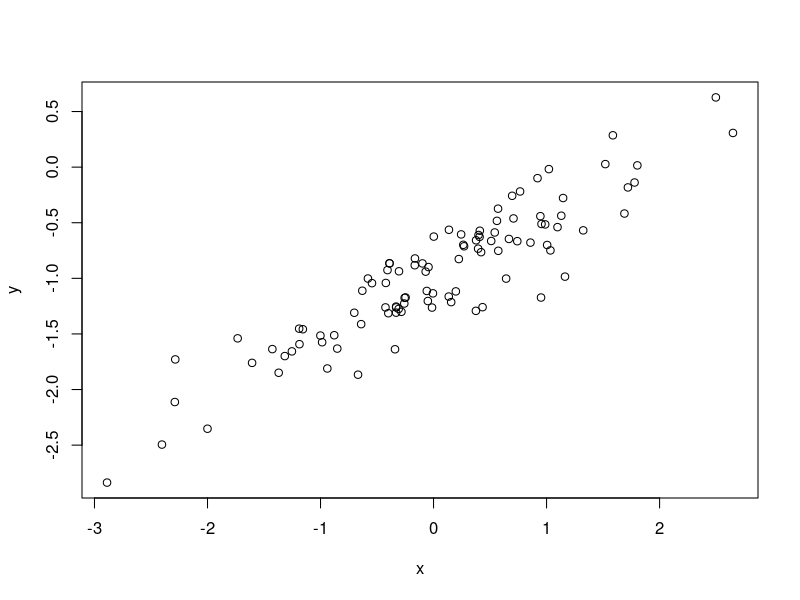
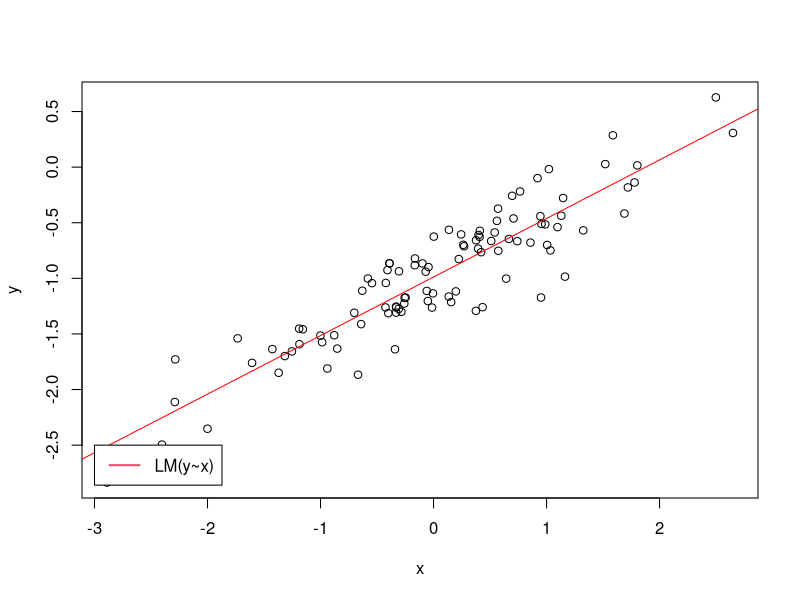
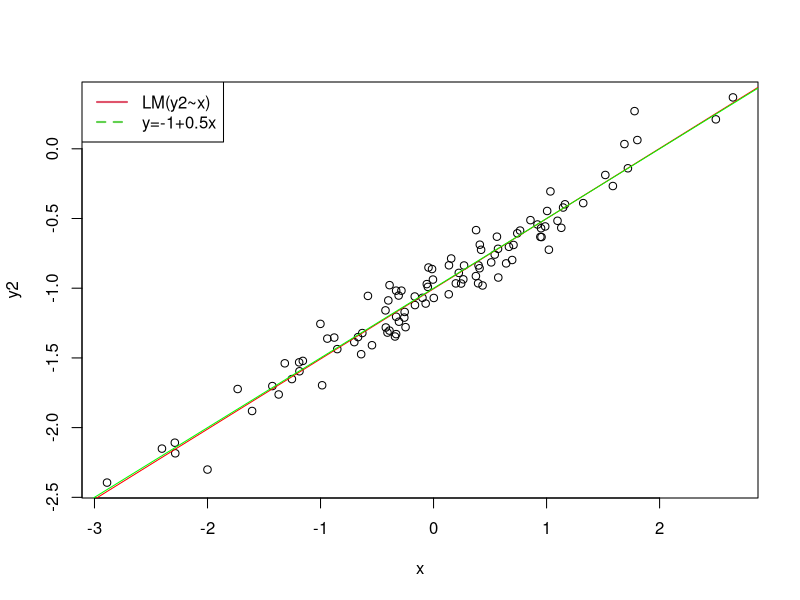
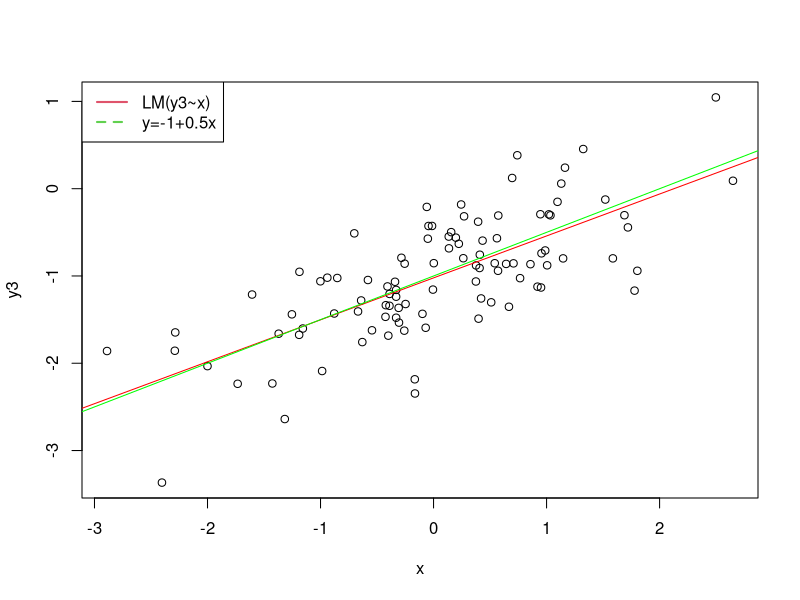
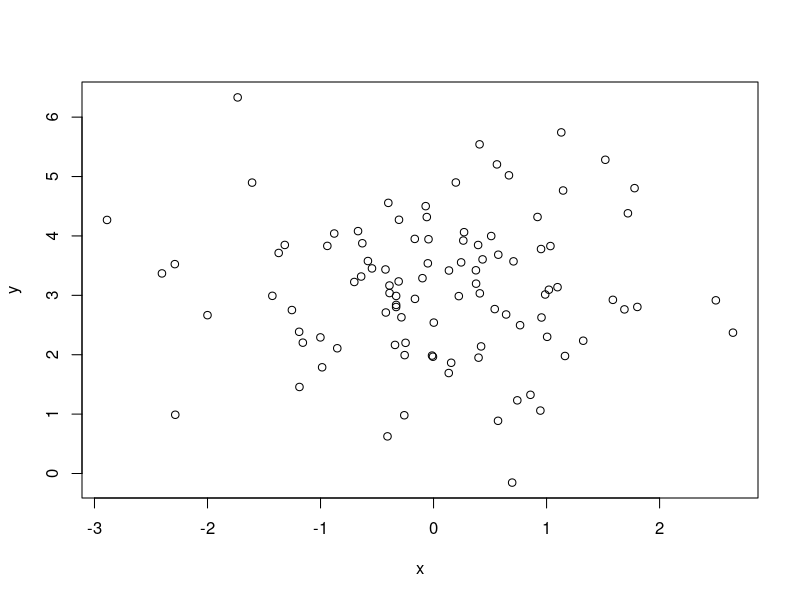
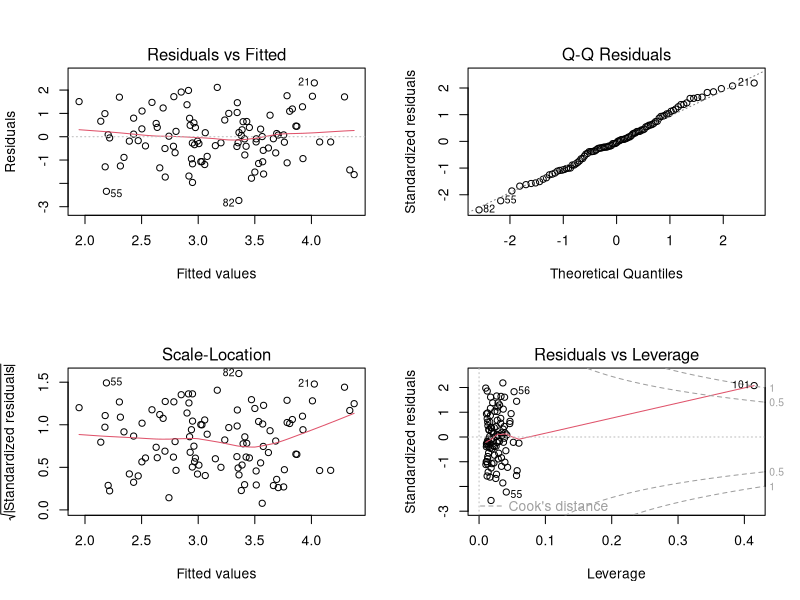
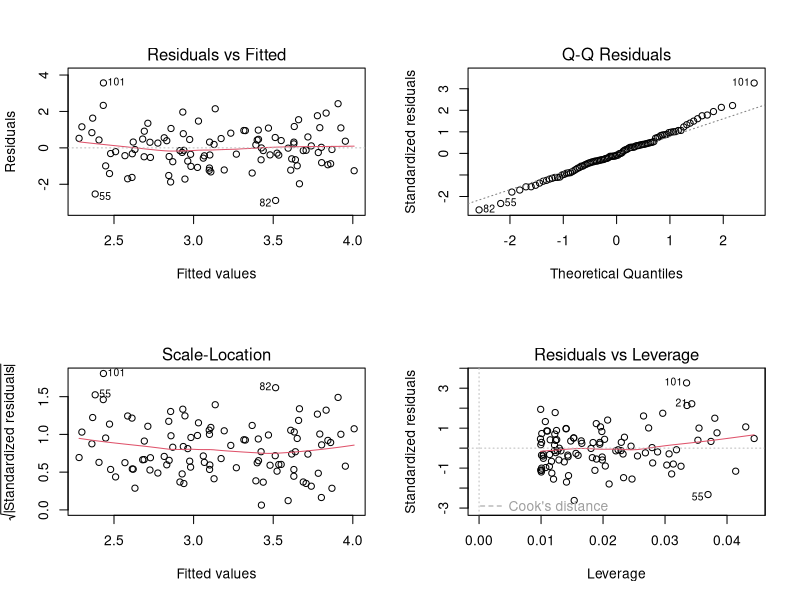
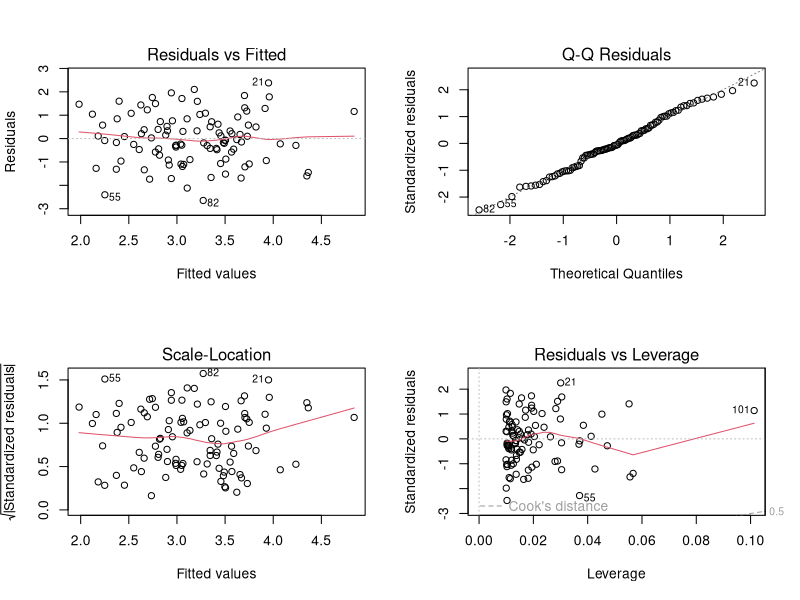

Write R code to recreate these figures, in order.
## ---- chunk 1
set.seed(1)
x = rnorm(100)
y =2*x + rnorm(100)
## ---- chunk 2
A=lm(y~x+0)
summary(A)
## ---- chunk 3
B=lm(x~y+0)
summary(B)
## ---- chunk 4
Bsum <- summary(B)
Bsum$coefficients[,3]
## ---- chunk 5
(sqrt(length(x)-1))*sum(x*y)/sqrt(sum(x*x)*sum(y*y)-sum(x*y)**2)
## ---- chunk 6
summary(lm(y~x))
## ---- chunk 7
summary(lm(x~y))
## ---- chunk 8
x=c(1,100)
y=c(2,101)
summary(lm(x~y+0))
summary(lm(y~x+0))
## ---- chunk 9
x=c(1,100)
y=c(100,1)
summary(lm(x~y+0))
summary(lm(y~x+0))
## ---- chunk 10
x=rnorm(100)
## ---- chunk 11
eps=rnorm(100, sd=0.25)
## ---- chunk 12
y=-1+0.5*x+eps
## ---- chunk 13
plot(x,y)
## ---- chunk 14
E=lm(y~x)
summary(E)
## ---- chunk 15
plot(x,y)
abline(E, col='red')
legend(-3,-2.5,legend='LM(y~x)',lty = c(1, 2), col = c(2, 3), lwd = 2)
## ---- chunk 16
F=lm(y~x+I(x^2))
summary(F)
## ---- chunk 17
eps2=rnorm(100, sd=0.1)
y2=-1+0.5*x+eps2
G=lm(y2~x)
summary(G)
## ---- chunk 18
plot(x,y2)
abline(G, col='red')
abline(a=-1,b=0.5,col='green')
legend(x='topleft',legend=c('LM(y2~x)','y=-1+0.5x'),lty = c(1, 2), col = c(2, 3), lwd = 2)
## ---- chunk 19
eps3=rnorm(100, sd=0.5)
y3=-1+0.5*x+eps3
H=lm(y3~x)
summary(H)
## ---- chunk 20
plot(x,y3)
abline(H, col='red')
abline(a=-1,b=0.5,col='green')
legend(x='topleft',legend=c('LM(y3~x)','y=-1+0.5x'),lty = c(1, 2), col = c(2, 3), lwd = 2)

## ---- chunk 21
print('Original data set')
confint(F)
print(confint(F)[1,2]-confint(F)[1,1])
print(confint(F)[2,2]-confint(F)[2,1])
print('Less noisy data set')
confint(G)
print(confint(G)[1,2]-confint(G)[1,1])
print(confint(G)[2,2]-confint(G)[2,1])
print('Noisier data set')
confint(H)
print(confint(H)[1,2]-confint(H)[1,1])
print(confint(H)[2,2]-confint(H)[2,1])
## ---- chunk 22
set.seed(1)
x1 = runif(100)
x2 =0.5*x1 + rnorm(100)/10
y =2+2*x1 +0.3*x2 + rnorm(100)
## ---- chunk 23
cor(x1,x2)
## ---- chunk 24
plot(x,y)
## ---- chunk 25
I=lm(y~x1+x2)
summary(I)
## ---- chunk 26
J=lm(y ~ x1)
summary(J)
## ---- chunk 27
K=lm(y~x2)
summary(K)
## ---- chunk 28
x1 = c ( x1 , 0.1)
x2 = c ( x2 , 0.8)
y = c (y ,6)
## ---- chunk 29
L=lm(y~x1+x2)
summary(L)
## ---- chunk 30
par(mfrow = c(2,2))
plot(L)
## ---- chunk 31
M=lm(y~x1)
summary(M)
## ---- chunk 32
par(mfrow = c(2,2))
plot(M)
## ---- chunk 33
N=lm(y~x2)
summary(N)
## ---- chunk 34
par(mfrow = c(2,2))
plot(N)
## ---- chunk 35
Power <- function(){
  print(2^3)
}
Power()
## ---- chunk 36
Power2 <- function(x,a){print(x^a)}
Power2(3,8)
## ---- chunk 37
Power2(10,3)
Power2(8,17)
Power2(131,3)
## ---- chunk 38
Power3 <- function(x,a){return(x^a)}
print(Power3(2,3))
## ---- chunk 39
x<-c(1:10)
y<-Power3(x,2)
plot(x,log="y")
## ---- chunk 40
PlotPower <- function(x,a){
  y<-Power3(x,a)
  plot(x,y)
}

PlotPower(x,2)
## ---- chunk 41
set.seed (1)
x <- rnorm (100)
y <- x - 2 * x ^2 + rnorm (100)
## ---- chunk 42
plot(x,y)
## ---- chunk 43
#We create the data frame with x and y
DFxy <-data.frame(x,y)
## ---- chunk 44
library(boot)
## ---- chunk 45
set.seed(1)
cv.error <- c(0,4)
for (i in 1:4){
  LMi<-glm(y~poly(x,i), data=DFxy)#glm without family is just the lm() function
  cv.error[i]<- cv.glm(DFxy, LMi)$delta[1]#delta[1] is the std CV estimate, [2] is the bias-corrected version
}
cv.error
## ---- chunk 46
set.seed(5)
cv.error2 <- c(0,4)
for (i in 1:4){
  LMi<-glm(y~poly(x,i), data=DFxy)
  cv.error2[i]<- cv.glm(DFxy, LMi)$delta[1]
}
cv.error2
## ---- chunk 47
for (i in 1:4){
  LMi<-glm(y~poly(x,i), data=DFxy)
  print(i)
  print(summary(LMi))}
